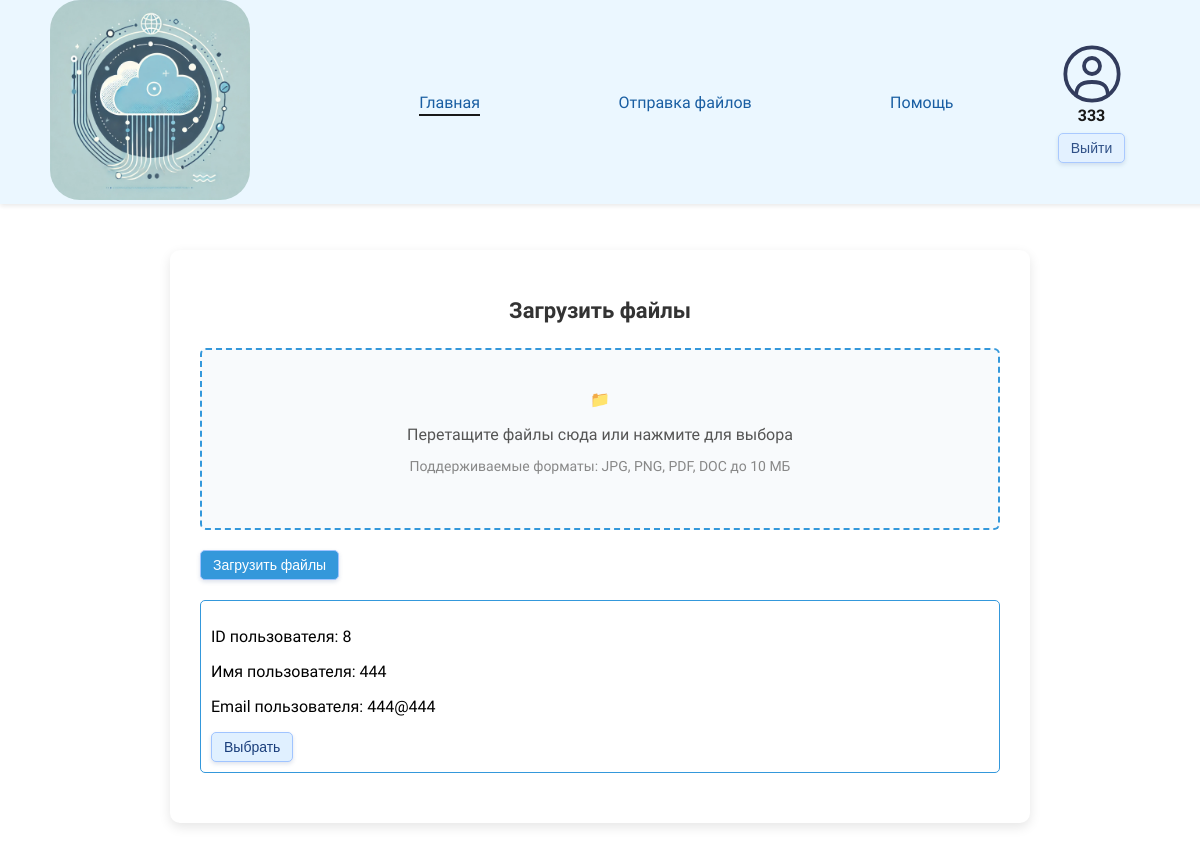
Screenshot of /pages/filesPage.php (signed in) with the database file from the repository.
### tables this page shows
CREATE TABLE `users` (
  `id` int NOT NULL,
  `login` varchar(230) NOT NULL,
  `email` varchar(200) NOT NULL,
  `password` varchar(200) NOT NULL,
  `role` enum('0','1') NOT NULL DEFAULT '0'
);

### pages/filesPage.php (the view, shortened to what this page needs)
<?php
require_once '../db/connection.php';
$users = $conn->prepare("SELECT `id`, `login`, `email`, `password`, `role` FROM `users` WHERE id != ? and role = '0'");
$users->execute([$_SESSION['id']]);
$users = $users->fetchAll();
if (
    isset($_SESSION['login']) &&
    !empty($_SESSION['login']) &&
    isset($_SESSION['id']) &&
    !empty($_SESSION['id'])
):
?>
    <!DOCTYPE html>
    <html lang="ru">
    <head>
        <link rel="stylesheet" href="../css/style.css">
        <link rel="stylesheet" href="../css/files.css">
    </head>
    <body>
        <header class="header">
        <a href="#"><img class="logo" src="../images/logo.webp" alt="Логотип компании"></a>
        <nav class="header__nav">
            <div class="header__cat">
                <a href="userPage.php" class="header__cat-link active">Главная</a>
                <a href="filesPage.php" class="header__cat-link">Отправка файлов</a>
                <a href="helpPage.php" class="header__cat-link">Помощь</a>
            </div>
            <div class="header__user">
                <div class="profile-container">
                    <div class="profile-container__info">
                        <p><? echo $_SESSION['login'] ?></p>
                    </div>
                    <form action="../php/logout.php" method="post" style="margin-top: 8px;">
                        <input class="profile-container__button" type="submit" value="Выйти">
                    </form>
                </div>
            </div>
        </nav>
    </header>
        <main>
        <div class="container">
            <div class="file-upload-form">
                <h2 class="form-title">Загрузить файлы</h2>
                <form action="../php/sendFile.php" method="post" enctype="multipart/form-data">
                    <div class="file-upload-area" id="dropZone">
                        <div class="file-upload-icon">📁</div>
                        <p class="file-upload-text">Перетащите файлы сюда или нажмите для выбора</p>
                        <p class="file-upload-hint">Поддерживаемые форматы: JPG, PNG, PDF, DOC до 10 МБ</p>
                    </div>
                    <button type="submit" class="submit-button" name="fileBttn">Загрузить файлы</button>
                    <div>
                        <? foreach ($users as $user): ?>
                            <div class="users" style="margin: 20px 0; border: 1px solid #3498db; padding: 10px; border-radius: 5px;">
                                <p>ID пользователя: <?= $user['id'] ?></p>
                                <p>Имя пользователя: <?= $user['login'] ?></p>
                                <p>Email пользователя: <?= $user['email'] ?></p>
                                <button type="button" onclick="selectUser(<?= $user['id'] ?>)">Выбрать</button>
                            </div>
                        <?php endforeach; ?>
                    </div>
                </form>
            </div>
        </div>
        </main>
    </html>
<? else:
    header('location:../index.php');
    ?>
<? endif ?>

### css/style.css (style rules this page uses)
body { margin: 0; font-family: 'Comfortaa', cursive; background-color: #ffffff; }
.header { position: fixed; top: 0; left: 0; width: 100%; background-color: white; z-index: 100; box-shadow: 0px 2px 5px rgba(0, 0, 0, 0.1); display: flex; padding: 0 50px 0 50px; justify-content: space-between; align-items: center; background-color: #e9f7ff; opacity: 0.9; }
.header__nav { display: flex; flex-direction: row; justify-content: space-between; width: 75vw; align-items: center; }
.header__cat { display: flex; flex-direction: row; width: 70vw; justify-content: space-around; margin-right: 35px; align-items: center; }
.header__user { display: flex; flex-direction: row; width: 20vw; }
.header__cat-link { position: relative; cursor: pointer; text-decoration: none; color: #004d99; transition: color 0.3s ease; }
.header__cat-link::after { content: ""; position: absolute; width: 100%; height: 2px; bottom: -4px; left: 0; background-color: black; transform: scaleX(0); transition: transform 0.3s ease; }
.header__cat-link.active::after { transform: scaleX(1); transform-origin: bottom left; }
.logo { width: 200px; height: 200px; border-radius: 15%; }
.profile-container { display: flex; flex-direction: column; align-items: center; position: relative; }
.profile-container p { font-size: 16px; margin: 0; font-weight: bold; }
button, .download__btn { background-color: #e0f0ff; color: #1a3e7b; border: 1px solid #a0c4ff; border-radius: 5px; padding: 6px 12px; font-size: 14px; cursor: pointer; transition: background-color 0.3s ease, box-shadow 0.3s ease; box-shadow: 0 2px 4px rgba(26, 62, 123, 0.15); }
body { margin: 0; font-family: "Comfortaa", cursive; background-color: #ffffff; }
.header { position: fixed; top: 0; left: 0; width: 100%; background-color: #e9f7ff; z-index: 100; box-shadow: 0px 2px 5px rgba(0, 0, 0, 0.1); display: flex; padding: 0 50px; justify-content: space-between; align-items: center; opacity: 0.9; }
.profile-container form { width: 100%; }
.profile-container__info { display: flex; flex-direction: column; text-align: center; }
.profile-container__button { width: 100%; background-color: #e0f0ff; color: #1a3e7b; border: 1px solid #a0c4ff; border-radius: 5px; padding: 6px 12px; font-size: 14px; cursor: pointer; transition: background-color 0.3s ease, box-shadow 0.3s ease; box-shadow: 0 2px 4px rgba(26, 62, 123, 0.15); }

### css/files.css (style rules this page uses)
.container { max-width: 1200px; margin: 0 auto; padding: 0 20px; }
.file-upload-form { max-width: 800px; margin: 250px auto; padding: 30px; background-color: #ffffff; border-radius: 10px; box-shadow: 0 4px 12px rgba(0, 0, 0, 0.1); font-family: 'Comfortaa', sans-serif; }
.form-title { font-size: 22px; font-weight: 600; margin-bottom: 25px; color: #333; text-align: center; }
.file-upload-area { position: relative; padding: 40px; border: 2px dashed #3498db; border-radius: 6px; background-color: #f8fafc; text-align: center; transition: all 0.3s ease; cursor: pointer; margin-bottom: 20px; }
.file-upload-icon { margin-bottom: 15px; }
.file-upload-text { font-size: 16px; color: #555; margin-bottom: 5px; }
.file-upload-hint { font-size: 14px; color: #888; }
.submit-button { background-color: #3498db; color: white; flex-grow: 1; }

### rows the page displays
users: id "8", login "444", email "444@444"

### other values shown
$_SESSION['login'] "333"
